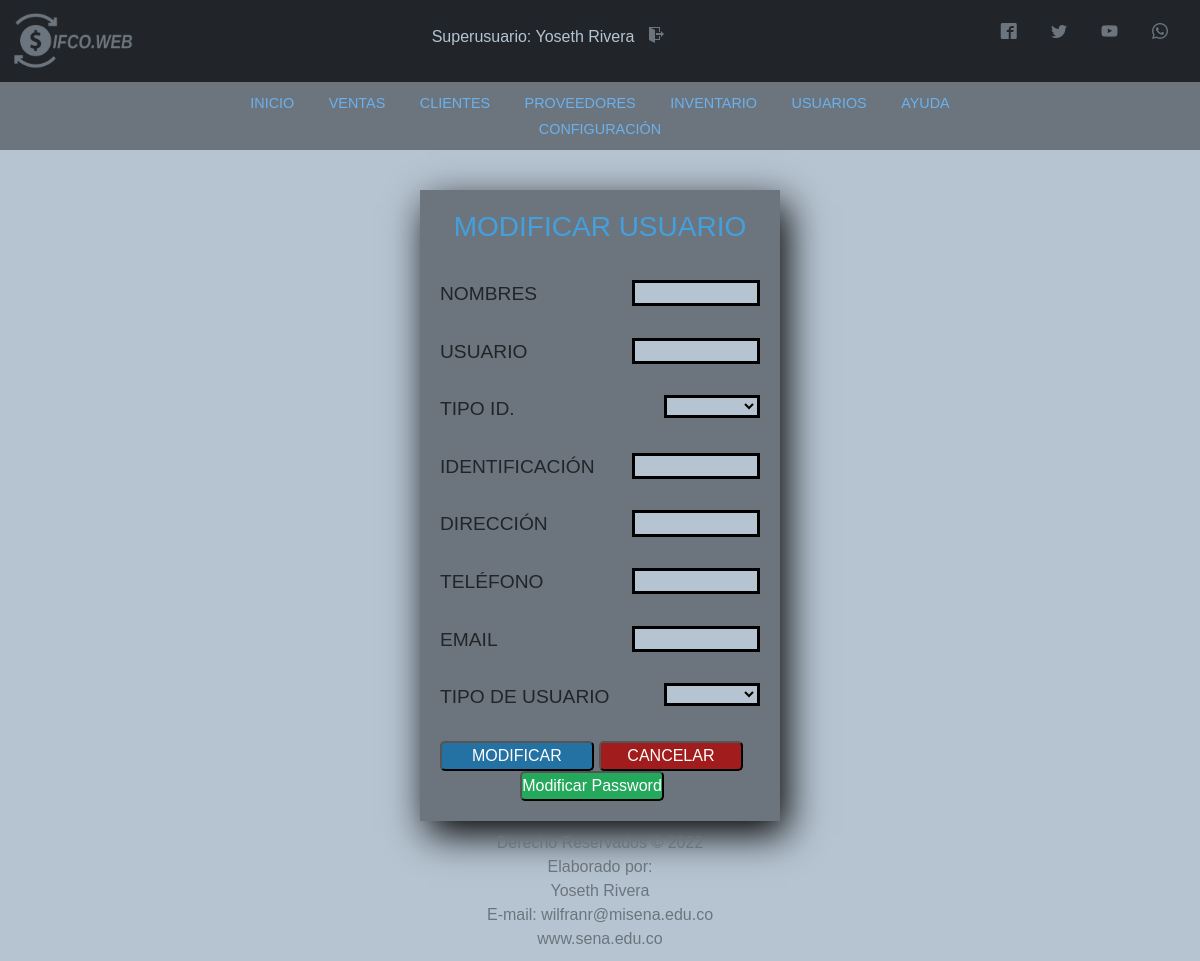
The app's page /Vista/html/modify_user.php?usr=444 (signed in), older data.
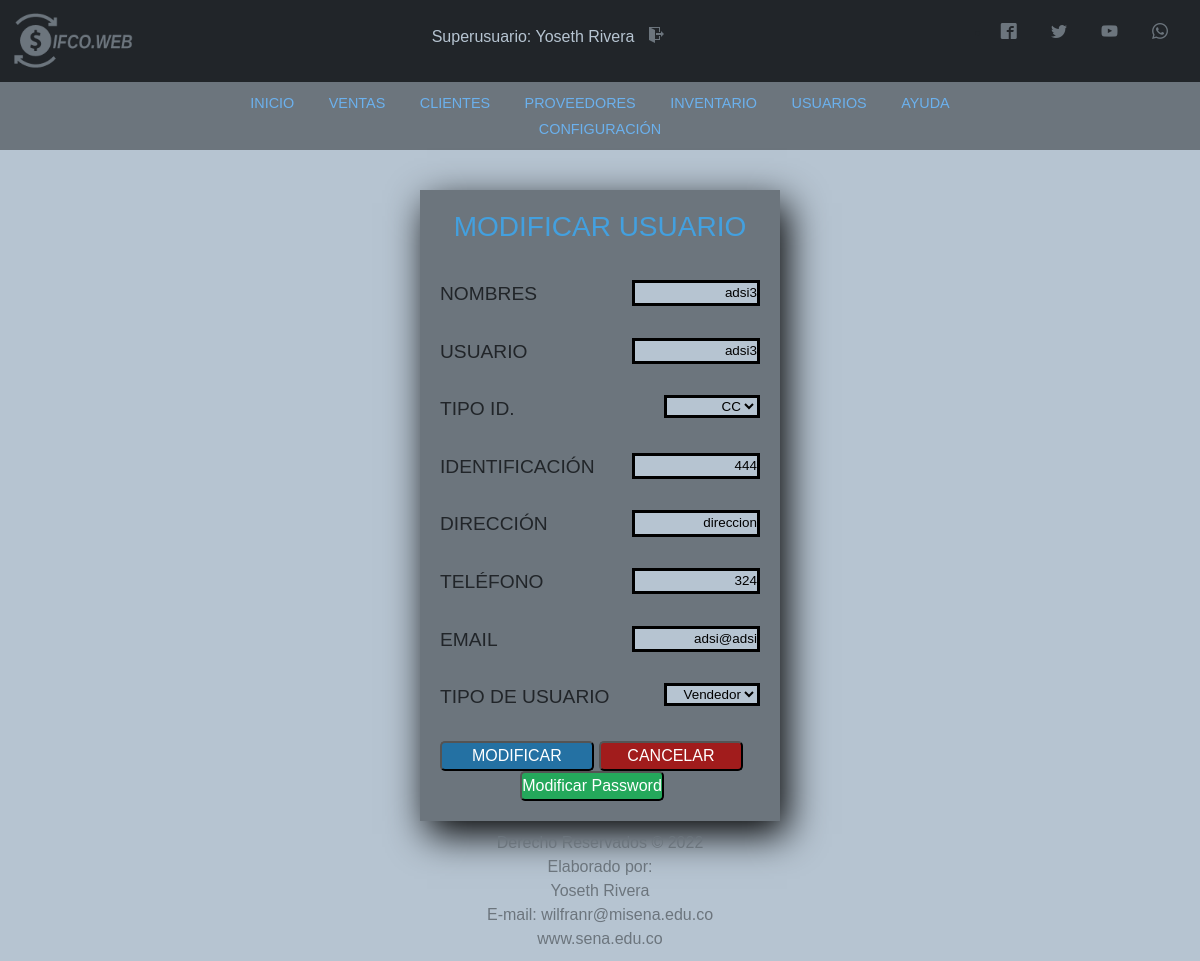
The same page, newer data.
### tables this page shows
CREATE TABLE `usuario` (
  `codUsuario` int(11) NOT NULL,
  `id` varchar(20) DEFAULT NULL,
  `tipoId` varchar(11) DEFAULT NULL,
  `nombre` varchar(50) DEFAULT NULL,
  `direccion` text NOT NULL,
  `telefono` varchar(20) NOT NULL,
  `correo` varchar(100) DEFAULT NULL,
  `usuario` varchar(15) DEFAULT NULL,
  `clave` varchar(100) DEFAULT NULL,
  `rol` varchar(20) DEFAULT NULL
);

### Vista/html/modify_user.php (the view, shortened to what this page needs)
<?php
    include '../../includes/header.php';
    include '../../includes/nav.php';
    include '../../includes/script.php';
    $consult = Consult_user($_GET['usr']);
    function Consult_user($id){
    include '../../includes/conexion.php';
    $sentence = "SELECT * FROM usuario WHERE id = '".$id."'";
    $result = $conexion->query($sentence) or die ("Error al consultar: ".mysqli_error($conexion));
    $rows = $result->fetch_assoc();
    return[
        $rows['id'],
        $rows['nombre'],
        $rows['usuario'],
        $rows['clave'],
        $rows['rol'],
        $rows['tipoId'],
        $rows['direccion'],
        $rows['telefono'],
        $rows['correo']
    ];
}
?>
<!DOCTYPE html>
<html lang="es">
<head>
    <link rel="stylesheet" href="../Vista/css/estilos.css">
    <link rel="stylesheet" href="../font.css">
</head>
<body>
    <div class="agregar-usuario" id="modificar-usuario">
        <form action="../../Controlador/edit_user.php" class="inventario" method="POST">
            <h3>MODIFICAR USUARIO</h3><br>
            <label for="consulta-codigo">NOMBRES</label>
            <input class="control-usuario" name="name" value="<?php echo $consult[1]?>" type="text" required><br><br>
            <label for="consulta-codigo">USUARIO</label>
            <input class="control-usuario" name="user" value="<?php echo $consult[2]?>" type="text" required readonly><br><br>
            <label for="Tipo id">TIPO ID.</label>
            <select name="typeId" id="tipo-id" required>
            <option><?php echo $consult[5]?></option>
            <option>CC</option>
            </select><br><br>
            <label for="id">IDENTIFICACIÓN</label>
            <input class="control-usuario" name="id" value="<?php echo $consult[0]?>" type="text" required readonly><br><br>
            <label for="consulta-palabra">DIRECCIÓN</label>
            <input class="control-usuario" name="dir" value="<?php echo $consult[6]?>" type="text" ><br><br>
            <label for="consulta-palabra">TELÉFONO</label>
            <input class="control-usuario" name="tel" value="<?php echo $consult[7]?>" type="text" ><br><br>
            <label for="consulta-palabra">EMAIL</label>
            <input class="control-usuario" name="email" value="<?php echo $consult[8]?>" type="email" ><br><br>
            <label for="tipo-usuario">TIPO DE USUARIO</label>
            <select class="noItem" name="type" id="tipo-id" required>
                <option><?php echo $consult[4]?></option>
                <?php
                if ($_SESSION['rol'] == 'Superusuario') {
                    echo '<option>Superusuario</option>';
                }
            ?>
            </select><br><br>
            <input class="boton-consultar" type="submit" value="MODIFICAR">
            <a href="usuarios.php"><input class="boton-cancelar" type="button" value="CANCELAR"></a>
            <a href="mod_clave.php?usr=<?php echo $consult[0] ?>"><input class="btn-modificar-pass" type="button" value="Modificar Password"></a>
         </form>
    </div>
</body>
<?php include '../../includes/footer.php';?>
</html>

Row changes from the older to the newer data that the page shows:
added usuario: typeId "CC", id "444", dir "direccion", tel "324", email "adsi@adsi", type "Vendedor"
Text that changed along with them:
form field name: (not shown) → "adsi3"
form field user: (not shown) → "adsi3"
